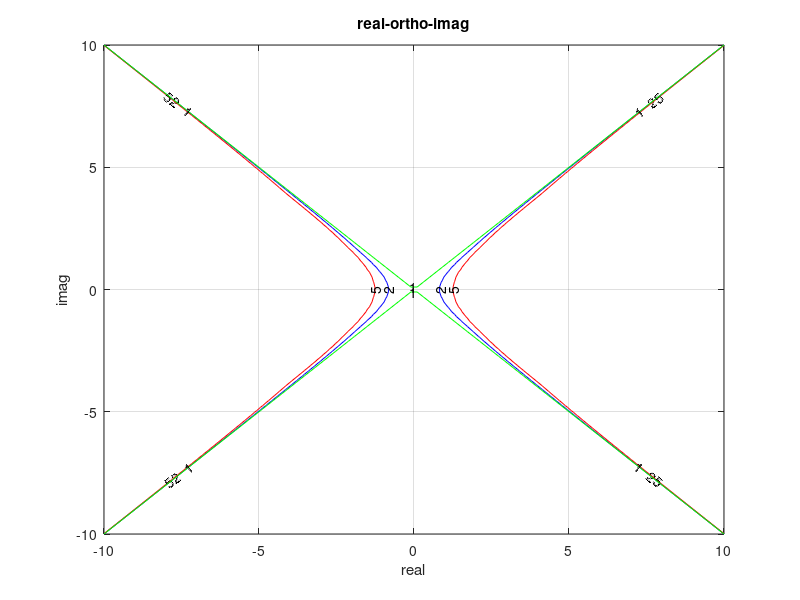

MATLAB code for this plot:
%{
    2.2 ex2
    x [-3, 3]
    y [-3, 3]
    f(z) = abs(e^z^2)
    
    'r' red means real

    degrenerate at asymptote
%}


select = 1;

% f has value of 2 and 5
if select == 1
    x = linspace(-10, 10, 100);
    y = linspace(-10, 10, 100);
    [x, y] = meshgrid(x,y);
    z = (x +j*y);
    f = abs(exp((z.^2)));
    
    figure(1);
    [c, h] = contour(x, y, f, [2, 2], 'b');  % only where function = 2
    clabel(c,h);
    hold on;
    [d, h] = contour(x, y, f, [5, 5], 'r'); % only where function = 5
    clabel(d,h);
    hold on;
    [e, h] = contour(x, y, f, [1, 1], 'g'); % only where function = 1 ...degenerate
    clabel(e,h);
    xlabel('real');
    ylabel('imag');
    grid;
    title('real-ortho-imag');
    
    figure(2);
    surf(x,y,f, 'FaceColor','g', 'FaceAlpha', .5, 'Edgecolor', 'none');
    xlabel('real');
    ylabel('imag');
    grid;
    title('f(z)');
end

%{ 
real(f) = -1, 0, 1 , imag(f) = -1, 0, 1 ... matlab selects contour
if select == 2
    x = linspace(-3, 3, 100);
    y = linspace(-3, 3, 100);
    %n = linspace (-1, 0, 3);
    [x, y] = meshgrid(x,y);
    z = (x +j*y);
    f = exp(z);
    fr = real(f);
    fi = imag(f);
    
    figure(1);
    [c, h] = contour(x, y, fi, 3, 'b'); % fuck that, choose your own
    clabel(c,h);
    hold on;
    [d, h] = contour(x, y, fr, 3, 'r'); % fuck that, choose your own
    clabel(d,h);
    xlabel('real');
    ylabel('imag');
    grid;
    title('real-ortho-imag');
    
    figure(2);
    surf(x,y,fi, 'FaceColor','b', 'FaceAlpha', .5, 'Edgecolor', 'none');
    hold on;
    surf(x,y,fr, 'FaceColor','r', 'FaceAlpha', .5, 'Edgecolor', 'none');
    xlabel('real');
    ylabel('imag');
    grid;
    title('real(f) и imag(f)');
end
%}



